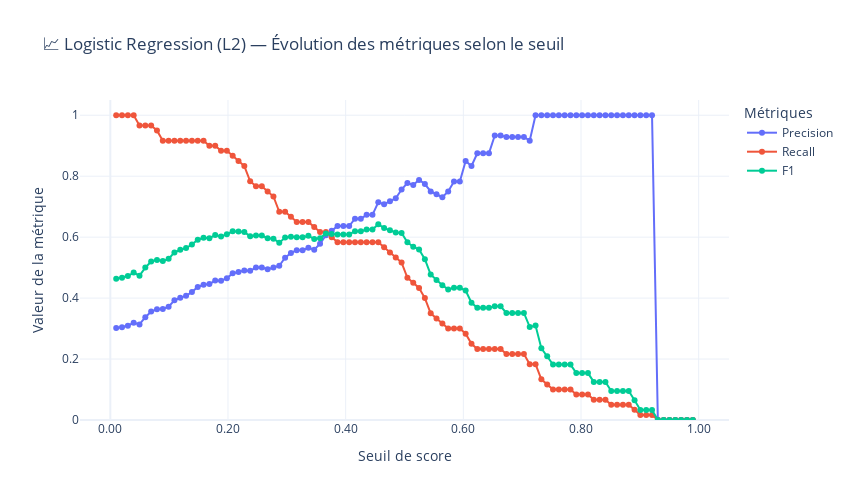

The cell this chart's notebook holds for it:
### Markdown cell above
#### 6.4.2 Déterminer un seuil manuellement (avec une approche métier)

### Code cell
logistic_models.plot_metrics_by_threshold(best_model_name)
df_metrics = logistic_models.get_metrics_by_threshold(best_model_name)
